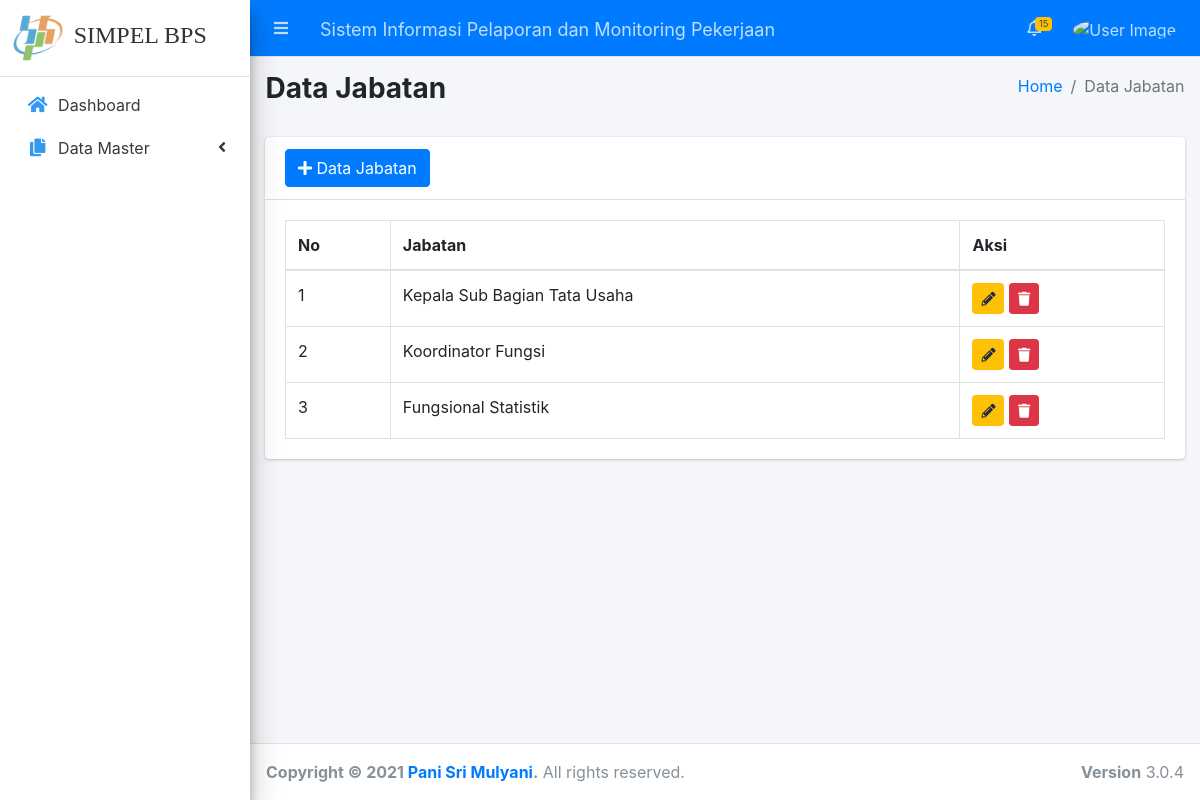
The page /index.php/Admin/Admin/tabel_jabatan on the database its author committed.
### tables this page shows
CREATE TABLE `jabatan` (
  `id` int(12) NOT NULL,
  `jabatan` varchar(40) NOT NULL
);

### application/controllers/Admin/Admin.php (called while the page is built, shortened)
<?php if ( ! defined('BASEPATH')) exit('No direct script access allowed');
class Admin extends CI_Controller {
	public function tabel_jabatan(){
		$data['content'] = 'Admin/v_lihatjabatan';
		$data['data'] = $this->db->get('jabatan');
		$this->load->view('Admin/temp_admin',$data);
	}
	}

### index.php (called while the page is built, shortened)
<?php
require_once BASEPATH.'core/CodeIgniter.php';

### application/views/Admin/v_lihatjabatan.php (the view)
    <div class="content-header">
      <div class="container-fluid">
        <div class="row mb-2">
          <div class="col-sm-6">
          <h3><b>
 <font face=""> Data Jabatan </font>
</b></h3>
          </div>
          <div class="col-sm-6">
            <ol class="breadcrumb float-sm-right">
              <li class="breadcrumb-item"><a href="<?php echo base_url()."Akademik/home_akademik"?>">Home</a></li>
              <li class="breadcrumb-item active">Data Jabatan</li>
            </ol>
          </div>
        </div>
      </div>
    </div>
<div class="container-fluid">
      <div class="col-sm-12">
        <div class="card">
          <div class="card-header">
            <div class="row">
              <div class="col">
                <div class="float-left">
                   <a href="<?php echo base_url()."index.php/Admin/Admin/input_jabatan"?> " button type="button" class="btn btn-primary float-left"><i class="fas fa-plus"></i> Data Jabatan</a>
               </div>
            </div>
 </div>
</div>
                        <div class="card-body">
                               <table class="table table-bordered" id="dataTables-example">
                                         <thead>
                                         <tr class="nowrap">
                                          <th>No</th>
                                  <th>Jabatan</th>
                                    <th>Aksi</th>
                                      </tr>
                                    </thead>
                                    <tbody>
                                    <?php
                                     $no = 1;foreach ($data->result() as $row) : ?>
                                                                      <tr>
                                                                        <td><?php echo $no++ ?></td>
                                <td><?php echo $row->jabatan?></td>
                        <td>
                                <a class="btn btn-sm btn-warning"  href="edit_jabatan/<?php echo $row->id ?> " title="" >
                                    <li class="fa fa-pencil-alt" >
                                    </li>
                                </a>
                                <a class="btn btn-sm btn-danger" href="hapus_jabatan/<?php echo $row->id ?> "  onClick="return confirm('Apakah anda yakin ingin menghapus data jabatan dengan id : <?php echo $row->id ?>');" title="">
                                     <li class="fa fa-trash" >
                                    </li>
                                </a>
                                </td>
                                     </tr>
                            <?php endforeach; ?>
                                                                                </tbody>
                                    </table>

### rows shown on the page
jabatan: jabatan "Kepala Sub Bagian Tata Usaha"
jabatan: jabatan "Koordinator Fungsi"
jabatan: jabatan "Fungsional Statistik"
